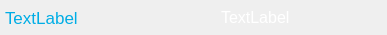
<?xml version="1.0" encoding="UTF-8"?>
<ui version="4.0">
 <class>ActParaItem</class>
 <widget class="QWidget" name="ActParaItem">
  <property name="geometry">
   <rect>
    <x>0</x>
    <y>0</y>
    <width>387</width>
    <height>35</height>
   </rect>
  </property>
  <property name="minimumSize">
   <size>
    <width>336</width>
    <height>35</height>
   </size>
  </property>
  <property name="maximumSize">
   <size>
    <width>16777215</width>
    <height>35</height>
   </size>
  </property>
  <property name="windowTitle">
   <string>Form</string>
  </property>
  <property name="styleSheet">
   <string notr="true"/>
  </property>
  <layout class="QHBoxLayout" name="horizontalLayout">
   <property name="spacing">
    <number>6</number>
   </property>
   <property name="leftMargin">
    <number>5</number>
   </property>
   <property name="topMargin">
    <number>0</number>
   </property>
   <property name="rightMargin">
    <number>0</number>
   </property>
   <property name="bottomMargin">
    <number>0</number>
   </property>
   <item>
    <widget class="QLabel" name="lblParaName">
     <property name="minimumSize">
      <size>
       <width>210</width>
       <height>30</height>
      </size>
     </property>
     <property name="maximumSize">
      <size>
       <width>16777215</width>
       <height>16777215</height>
      </size>
     </property>
     <property name="font">
      <font>
       <pointsize>13</pointsize>
       <weight>50</weight>
       <bold>false</bold>
      </font>
     </property>
     <property name="styleSheet">
      <string notr="true">color: #00ADE5;</string>
     </property>
     <property name="text">
      <string>TextLabel</string>
     </property>
    </widget>
   </item>
   <item>
    <widget class="QLabel" name="lblParaVal">
     <property name="minimumSize">
      <size>
       <width>150</width>
       <height>30</height>
      </size>
     </property>
     <property name="maximumSize">
      <size>
       <width>16777215</width>
       <height>16777215</height>
      </size>
     </property>
     <property name="font">
      <font>
       <pointsize>12</pointsize>
       <weight>50</weight>
       <bold>false</bold>
      </font>
     </property>
     <property name="styleSheet">
      <string notr="true">color: #FFFFFF;


</string>
     </property>
     <property name="text">
      <string>TextLabel</string>
     </property>
    </widget>
   </item>
  </layout>
 </widget>
 <resources/>
 <connections/>
</ui>
